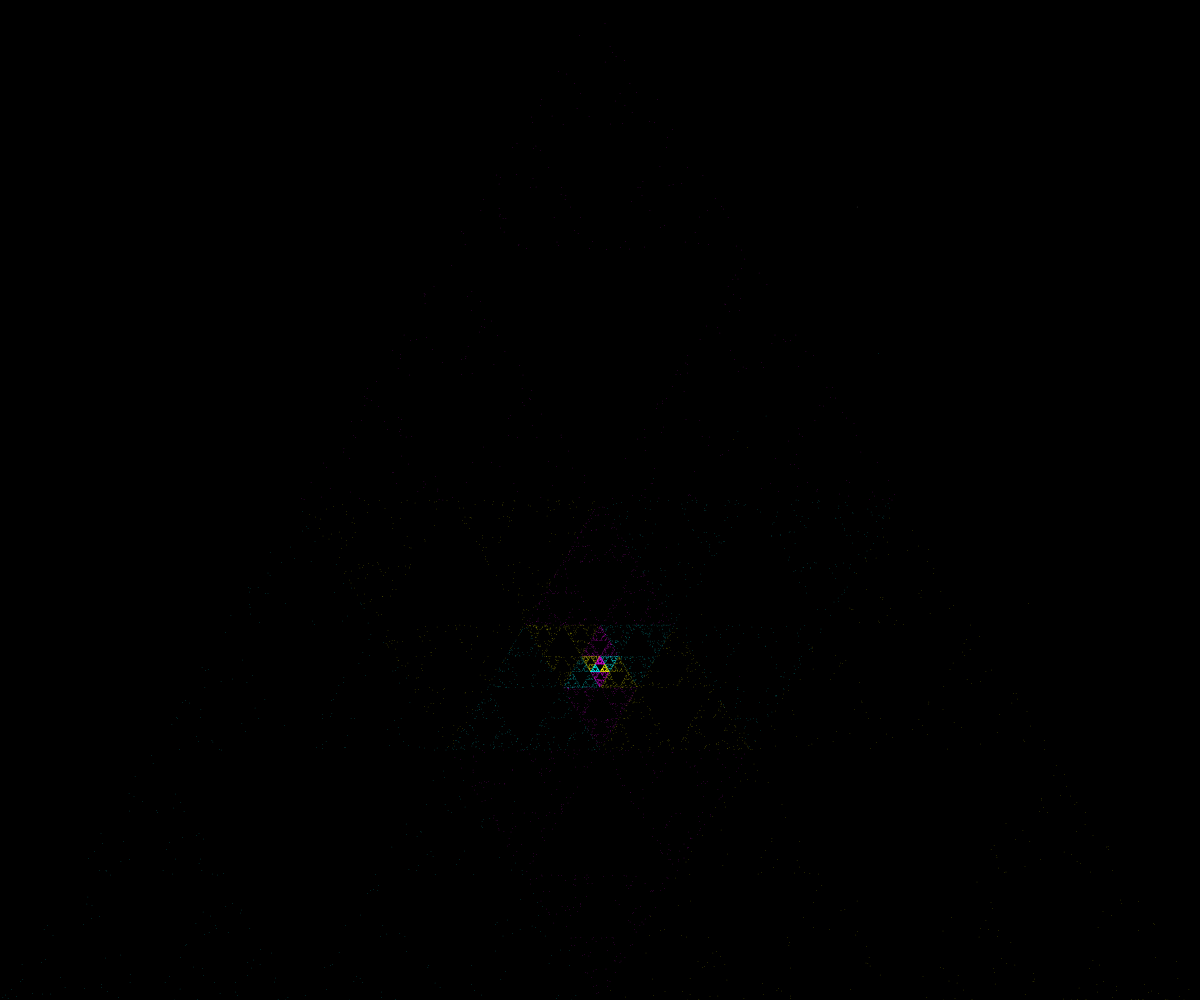
Frame 1 (no input)
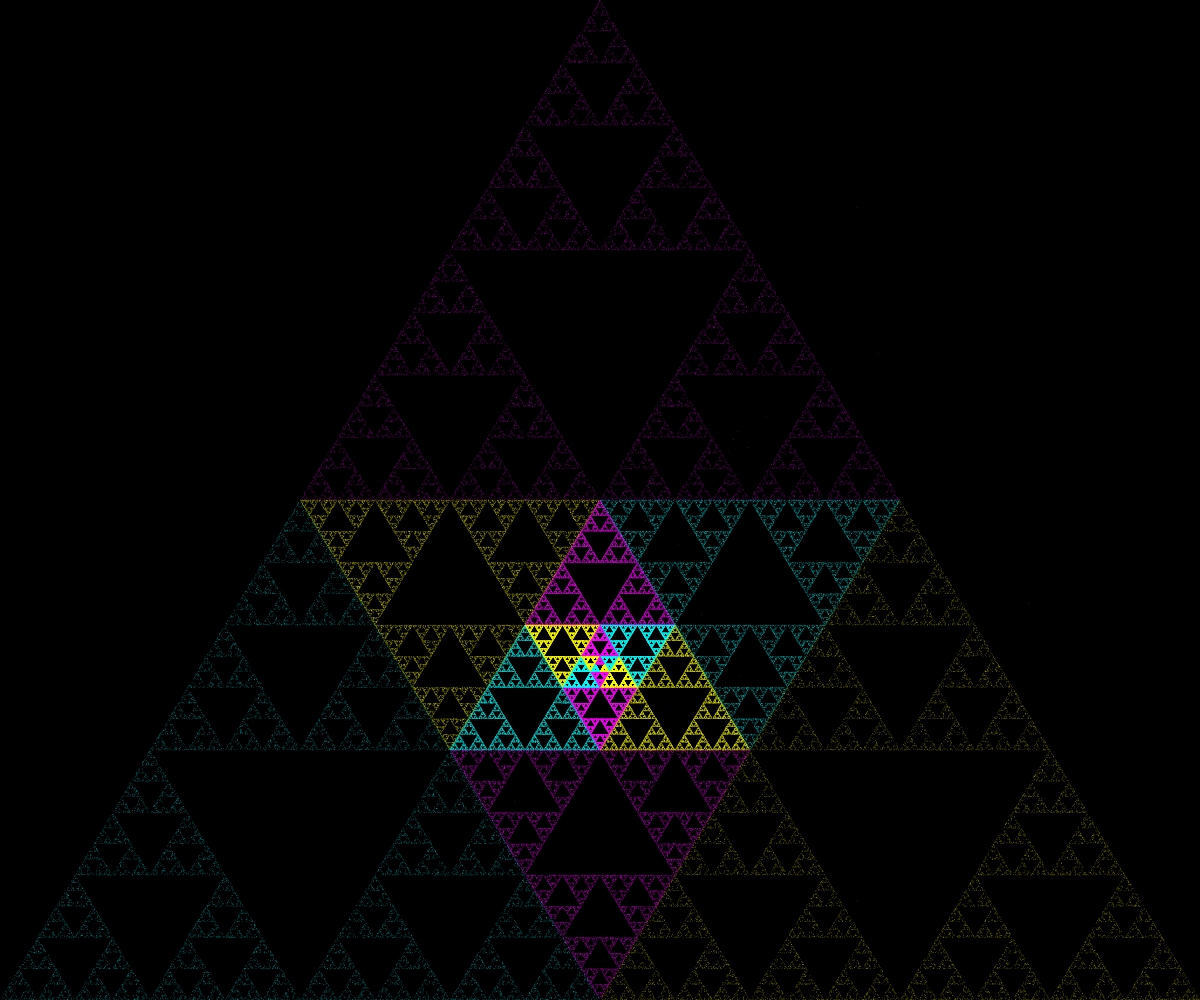
Frame 60 (no input)
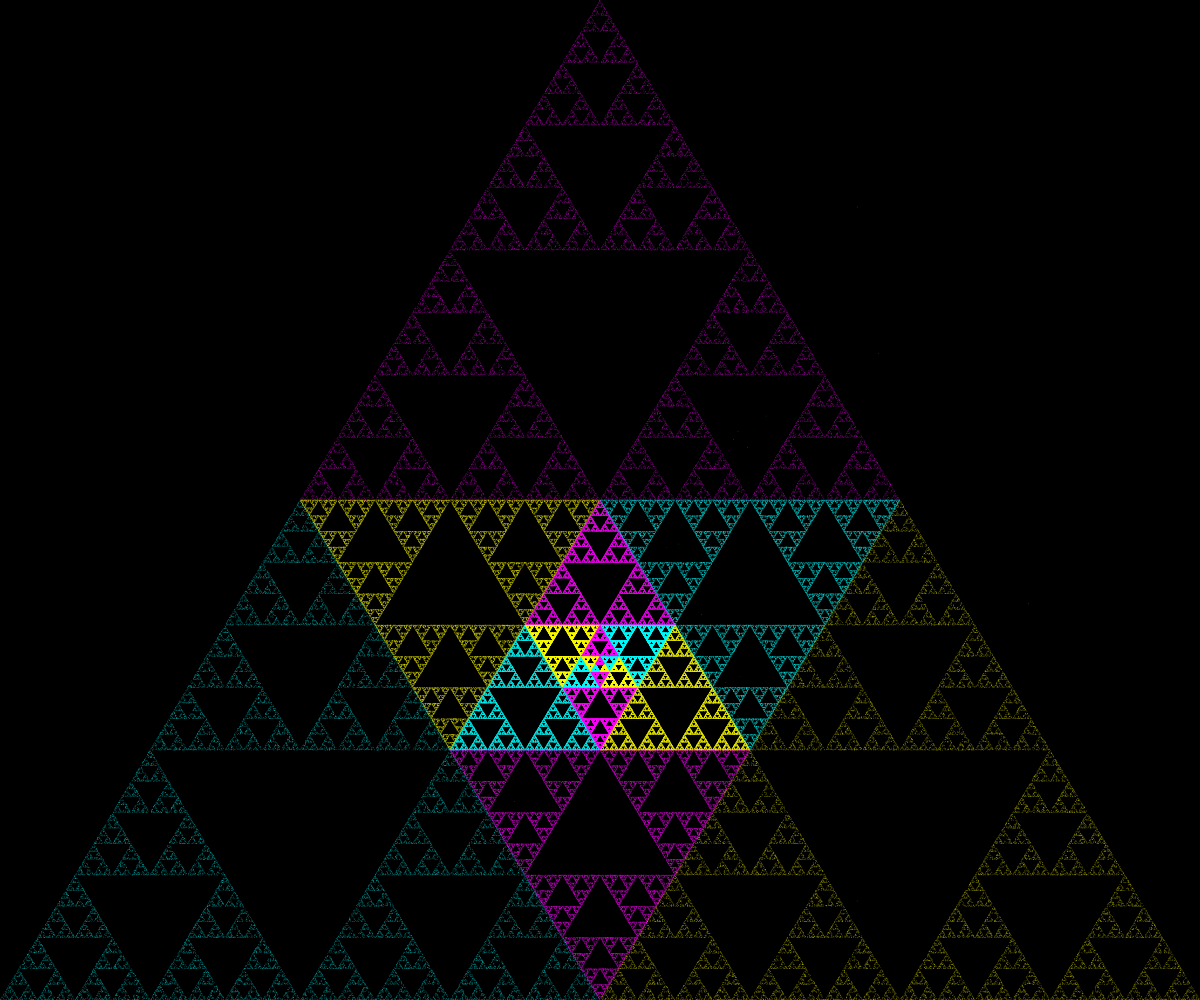
Frame 120 (the mouse pressed at the canvas centre since frame 60)

The p5.js sketch that drew these frames (run headless with seeded random() and noise() and a simulated clock; from frame 60 on, the mouse is pressed at the canvas centre):

// p5.js sketch
// ── sketch.js
let a = [];
let r = [];
let points = 3;
let ticks = 1000;
let rec = 7;

function setup() {
    createCanvas(windowWidth, windowHeight);
    background(0);

    let rw = random(width);
    let rh = random(height);

    for (let i = 0; i < rec; i++) {
        a[i] = [];
        r[i] = createVector(rw, rh);
    }
    strokeWeight(0.5);
    stroke(255, 255, 255, 200);
    point(rw, rh);

    let hp = 0;
    let hc = height;
    let wl = 0;
    let wr = width;
    for (let i = 0; i < rec; i++) {
        if (i % 2 == 0) {
            a[i].push(createVector(width / 2, hp));
            a[i].push(createVector(wl, hc));
            a[i].push(createVector(wr, hc));
        } else {
            a[i].push(createVector(width / 2, hp));
            a[i].push(createVector(wr, hc));
            a[i].push(createVector(wl, hc));
        }

        let n = i + 1;
        wl = parseFloat((Math.pow(2, n + 1) - Math.pow(2, n) - 1)) * width / Math.pow(2, n + 1);
        wr = parseFloat((Math.pow(2, n + 1) - Math.pow(2, n) + 1)) * width / Math.pow(2, n + 1);

        let temp = hp;
        hp = hc;
        hc = (temp + hc) / 2;
    }
}

function draw() {
    for (let j = 0; j < a.length; j++) {
        for (let i = 0; i < ticks; i++) {
            let d = floor(random(0, points));
            r[j] = p5.Vector.lerp(r[j], a[j][d], 0.5);
            if (points == 3) {
                switch (d) {
                    case 0:
                        stroke(255, 0, 255, 200);
                        break;
                    case 1:
                        stroke(0, 255, 255, 200);
                        break;
                    case 2:
                        stroke(255, 255, 0, 200);
                        break;
                }
            }
            point(r[j].x, r[j].y);
        }
    }
}
